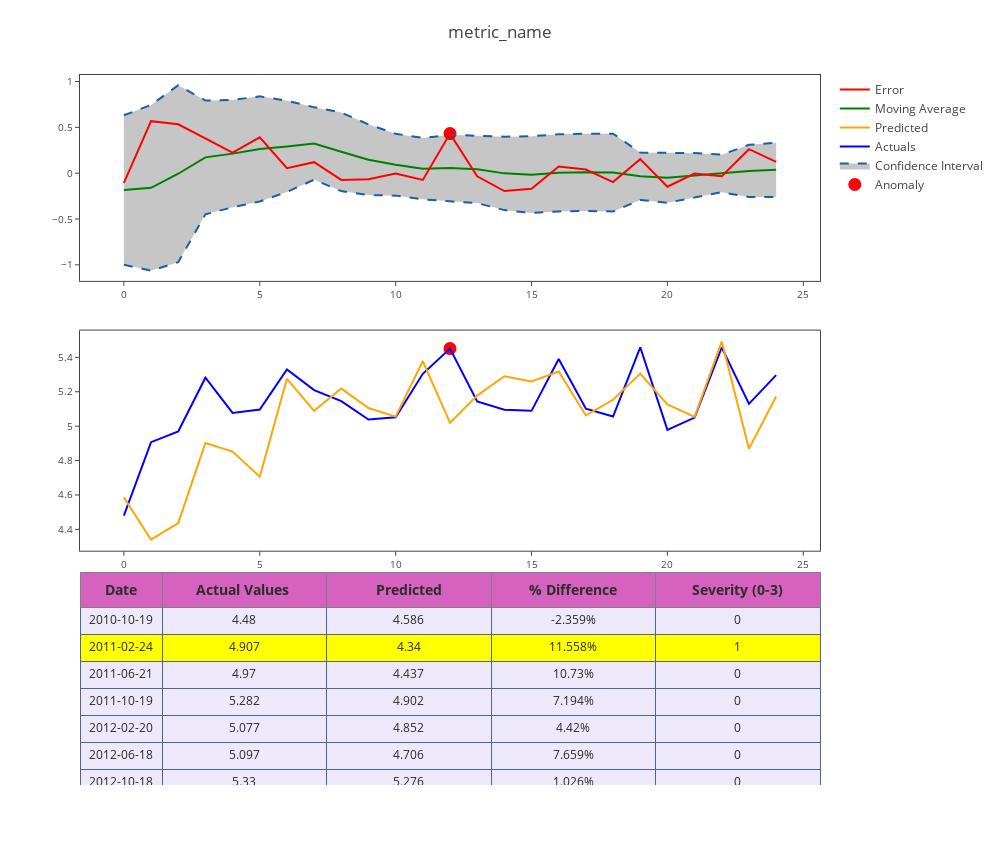

The code cell stored with this chart in its notebook:
### Code cell
def plot_anomaly(df,metric_name):
    
    dates = df.index
 
    bool_array = (abs(df['anomaly_points']) > 0)
#And a subplot of the Actual Values.
    actuals = df["consumption_per_month"][-len(bool_array):]
    anomaly_points = bool_array * actuals
    anomaly_points[anomaly_points == 0] = np.nan
#Order_results['meanval']=meanval
    #Order_results['deviation']=deviation
    color_map= {0: "'rgba(228, 222, 249, 0.65)'", 1: "yellow", 2: "orange", 3: "red"}
    table = go.Table(
    domain=dict(x=[0, 1],
                y=[0, 0.3]),
    columnwidth=[1, 2 ],
    #columnorder=[0, 1, 2,],
    header = dict(height = 20,
                  values = [['<b>Date</b>'],['<b>Actual Values </b>'],
                            ['<b>Predicted</b>'], ['<b>% Difference</b>'],['<b>Severity (0-3)</b>']],
                 font = dict(color=['rgb(45, 45, 45)'] * 5, size=14),
                  fill = dict(color='#d562be')),
    cells = dict(values = [df.round(3)[k].tolist() for k in ['invoice_date', 'consumption_per_month', 'pred',
                                                               'percentage_change','color']],
                 line = dict(color='#506784'),
                 align = ['center'] * 5,
                 font = dict(color=['rgb(40, 40, 40)'] * 5, size=12),
                
                 suffix=[None] + [''] + [''] + ['%'] + [''],
                 height = 27,
                 fill=dict(color=  #
                      [df['color'].map(color_map)],
                      )
    ))
  #df['ano'] = np.where(df['color']==3, df['error'], np.nan)
    anomalies = go.Scatter(name="Anomaly",
                       x=dates,
                       xaxis='x1',
                       yaxis='y1',
                       y=df['anomaly_points'],
                       mode='markers',
                       marker = dict(color ='red',
                      size = 11,line = dict(
                                         color = "red",
                                         width = 2)))
    upper_bound = go.Scatter(hoverinfo="skip",
                         x=dates,
                         showlegend =False,
                         xaxis='x1',
                         yaxis='y1',
                         y=df['3s'],
                         marker=dict(color="#444"),
                         line=dict(
                             color=('rgb(23, 96, 167)'),
                             width=2,
                             dash='dash'),
                         fillcolor='rgba(68, 68, 68, 0.3)',
                         fill='tonexty')
    lower_bound = go.Scatter(name='Confidence Interval',
                          x=dates,
                         xaxis='x1',
                         yaxis='y1',
                          y=df['-3s'],
                          marker=dict(color="#444"),
                          line=dict(
                              color=('rgb(23, 96, 167)'),
                              width=2,
                              dash='dash'),
                          fillcolor='rgba(68, 68, 68, 0.3)',
                          fill='tonexty')
    Actuals = go.Scatter(name= 'Actuals',
                     x= dates,
                     y= df['consumption_per_month'],
                    xaxis='x2', yaxis='y2',
                     mode='line',
                     marker=dict(size=12,
                                 line=dict(width=1),
                                 color="blue"))
    Predicted = go.Scatter(name= 'Predicted',
                     x= dates,
                     y= df['pred'],
                    xaxis='x2', yaxis='y2',
                     mode='line',
                     marker=dict(size=12,
                                 line=dict(width=1),
                                 color="orange"))
# create plot for error...
    Error = go.Scatter(name="Error",
                   x=dates, y=df['error'],
                   xaxis='x1',
                   yaxis='y1',
                   mode='line',
                   marker=dict(size=12,
                               line=dict(width=1),
                               color="red"),
                   text="Error")
    anomalies_map = go.Scatter(name = "anomaly actual",
                                   showlegend=False,
                                   x=dates,
                                   y=anomaly_points,
                                   mode='markers',
                                   xaxis='x2',
                                   yaxis='y2',
                                    marker = dict(color ="red",
                                  size = 11,
                                 line = dict(
                                     color = "red",
                                     width = 2)))
    Mvingavrg = go.Scatter(name="Moving Average",
                           x=dates,
                           y=df['meanval'],
                           mode='line',
                           xaxis='x1',
                           yaxis='y1',
                           marker=dict(size=12,
                                       line=dict(width=1),
                                       color="green"),
                           text="Moving average")
    axis=dict(
    showline=True,
    zeroline=False,
    showgrid=True,
    mirror=True,
    ticklen=4,
    gridcolor='#ffffff',
    tickfont=dict(size=10))
    layout = dict(
    width=1000,
    height=865,
    autosize=False,
    title= metric_name,
    margin = dict(t=75),
    showlegend=True,
    xaxis1=dict(axis, **dict(domain=[0, 1], anchor='y1', showticklabels=True)),
    xaxis2=dict(axis, **dict(domain=[0, 1], anchor='y2', showticklabels=True)),
    yaxis1=dict(axis, **dict(domain=[2 * 0.21 + 0.20 + 0.09, 1], anchor='x1', hoverformat='.2f')),
    yaxis2=dict(axis, **dict(domain=[0.21 + 0.12, 2 * 0.31 + 0.02], anchor='x2', hoverformat='.2f')))
    fig = go.Figure(data = [table,anomalies,anomalies_map,
                        upper_bound,lower_bound,Actuals,Predicted,
                        Mvingavrg,Error], layout = layout)
    iplot(fig)
    pyplot.show()
    plt.show()

classify_df=detect_classify_anomalies(consumption_train[consumption_train['counter_number']=='346571'].reset_index(),7)

classify_df.reset_index(inplace=True)

plot_anomaly(classify_df.iloc[7:].reset_index(drop=True),"metric_name")

### Figure 1 — Plotly figure (JSON) as saved in the notebook; plotly's stock layout.template omitted (floating-point values rounded to 4 significant figures)
{"data": [{"cells": {"align": ["center", "center", "center", "center", "center"], "fill": {"color": [["'rgba(228, 222, 249, 0.65)'", "yellow", "'rgba(228, 222, 249, 0.65)'", "'rgba(228, 222, 249, 0.65)'", "'rgba(228, 222, 249, 0.65)'", "'rgba(228, 222, 249, 0.65)'", "'rgba(228, 222, 249, 0.65)'", "'rgba(228, 222, 249, 0.65)'", "'rgba(228, 222, 249, 0.65)'", "'rgba(228, 222, 249, 0.65)'", "'rgba(228, 222, 249, 0.65)'", "'rgba(228, 222, 249, 0.65)'", "red", "'rgba(228, 222, 249, 0.65)'", "'rgba(228, 222, 249, 0.65)'", "'rgba(228, 222, 249, 0.65)'", "'rgba(228, 222, 249, 0.65)'", "'rgba(228, 222, 249, 0.65)'", "'rgba(228, 222, 249, 0.65)'", "'rgba(228, 222, 249, 0.65)'", "'rgba(228, 222, 249, 0.65)'", "'rgba(228, 222, 249, 0.65)'", "'rgba(228, 222, 249, 0.65)'", "yellow", "'rgba(228, 222, 249, 0.65)'"]]}, "font": {"color": ["rgb(40, 40, 40)", "rgb(40, 40, 40)", "rgb(40, 40, 40)", "rgb(40, 40, 40)", "rgb(40, 40, 40)"], "size": 12}, "height": 27, "line": {"color": "#506784"}, "suffix": [null, "", "", "%", ""], "values": [["2010-10-19", "2011-02-24", "2011-06-21", "2011-10-19", "2012-02-20", "2012-06-18", "2012-10-18", "2013-02-22", "2013-10-22", "2014-02-20", "2014-06-18", "2014-10-22", "2015-10-19", "2015-12-06", "2016-02-17", "2016-09-06", "2016-10-17", "2017-02-14", "2017-09-06", "2017-10-16", "2018-02-13", "2018-06-06", "2018-10-16", "2019-02-13", "2019-06-17"], [4.48, 4.907, 4.97, 5.282, 5.077, 5.097, 5.33, 5.209, 5.145, 5.039, 5.051, 5.305, 5.451, 5.144, 5.095, 5.089, 5.39, 5.101, 5.056, 5.459, 4.978, 5.05, 5.457, 5.13, 5.297], [4.586, 4.34, 4.437, 4.902, 4.852, 4.706, 5.276, 5.089, 5.219, 5.106, 5.055, 5.379, 5.019, 5.178, 5.29, 5.26, 5.318, 5.062, 5.154, 5.306, 5.127, 5.054, 5.492, 4.868, 5.173], [-2.359, 11.56, 10.73, 7.194, 4.42, 7.659, 1.026, 2.305, -1.424, -1.331, -0.077, -1.396, 7.919, -0.659, -3.829, -3.354, 1.335, 0.77, -1.926, 2.799, -2.976, -0.076, -0.628, 5.104, 2.343], [0, 1, 0, 0, 0, 0, 0, 0, 0, 0, 0, 0, 3, 0, 0, 0, 0, 0, 0, 0, 0, 0, 0, 1, 0]]}, "columnwidth": [1, 2], "domain": {"x": [0, 1], "y": [0, 0.3]}, "header": {"fill": {"color": "#d562be"}, "font": {"color": ["rgb(45, 45, 45)", "rgb(45, 45, 45)", "rgb(45, 45, 45)", "rgb(45, 45, 45)", "rgb(45, 45, 45)"], "size": 14}, "height": 20, "values": [["<b>Date</b>"], ["<b>Actual Values </b>"], ["<b>Predicted</b>"], ["<b>% Difference</b>"], ["<b>Severity (0-3)</b>"]]}, "type": "table"}, {"marker": {"color": "red", "line": {"color": "red", "width": 2}, "size": 11}, "mode": "markers", "name": "Anomaly", "type": "scatter", "x": [0, 1, 2, 3, 4, 5, 6, 7, 8, 9, 10, 11, 12, 13, 14, 15, 16, 17, 18, 19, 20, 21, 22, 23, 24], "xaxis": "x1", "y": [null, null, null, null, null, null, null, null, null, null, null, null, 0.4317, null, null, null, null, null, null, null, null, null, null, null, null], "yaxis": "y1"}, {"marker": {"color": "red", "line": {"color": "red", "width": 2}, "size": 11}, "mode": "markers", "name": "anomaly actual", "showlegend": false, "type": "scatter", "x": [0, 1, 2, 3, 4, 5, 6, 7, 8, 9, 10, 11, 12, 13, 14, 15, 16, 17, 18, 19, 20, 21, 22, 23, 24], "xaxis": "x2", "y": [null, null, null, null, null, null, null, null, null, null, null, null, 5.451, null, null, null, null, null, null, null, null, null, null, null, null], "yaxis": "y2"}, {"fill": "tonexty", "fillcolor": "rgba(68, 68, 68, 0.3)", "hoverinfo": "skip", "line": {"color": "rgb(23, 96, 167)", "dash": "dash", "width": 2}, "marker": {"color": "#444"}, "showlegend": false, "type": "scatter", "x": [0, 1, 2, 3, 4, 5, 6, 7, 8, 9, 10, 11, 12, 13, 14, 15, 16, 17, 18, 19, 20, 21, 22, 23, 24], "xaxis": "x1", "y": [0.6317, 0.7443, 0.9587, 0.7928, 0.7984, 0.838, 0.7889, 0.7196, 0.6609, 0.5327, 0.4294, 0.3842, 0.4184, 0.412, 0.3985, 0.4025, 0.4243, 0.4312, 0.4313, 0.2251, 0.223, 0.2188, 0.2015, 0.3094, 0.3316], "yaxis": "y1"}, {"fill": "tonexty", "fillcolor": "rgba(68, 68, 68, 0.3)", "line": {"color": "rgb(23, 96, 167)", "dash": "dash", "width": 2}, "marker": {"color": "#444"}, "name": "Confidence Interval", "type": "scatter", "x": [0, 1, 2, 3, 4, 5, 6, 7, 8, 9, 10, 11, 12, 13, 14, 15, 16, 17, 18, 19, 20, 21, 22, 23, 24], "xaxis": "x1", "y": [-1.0, -1.063, -0.9712, -0.4482, -0.3721, -0.3089, -0.2049, -0.0711, -0.1953, -0.2386, -0.245, -0.2851, -0.3075, -0.3264, -0.403, -0.4348, -0.4168, -0.4114, -0.4182, -0.2917, -0.3222, -0.2634, -0.2071, -0.2608, -0.2587], "yaxis": "y1"}, {"marker": {"color": "blue", "line": {"width": 1}, "size": 12}, "mode": "line", "name": "Actuals", "type": "scatter", "x": [0, 1, 2, 3, 4, 5, 6, 7, 8, 9, 10, 11, 12, 13, 14, 15, 16, 17, 18, 19, 20, 21, 22, 23, 24], "xaxis": "x2", "y": [4.48, 4.907, 4.97, 5.282, 5.077, 5.097, 5.33, 5.209, 5.145, 5.039, 5.051, 5.305, 5.451, 5.144, 5.095, 5.089, 5.39, 5.101, 5.056, 5.459, 4.978, 5.05, 5.457, 5.13, 5.297], "yaxis": "y2"}, {"marker": {"color": "orange", "line": {"width": 1}, "size": 12}, "mode": "line", "name": "Predicted", "type": "scatter", "x": [0, 1, 2, 3, 4, 5, 6, 7, 8, 9, 10, 11, 12, 13, 14, 15, 16, 17, 18, 19, 20, 21, 22, 23, 24], "xaxis": "x2", "y": [4.586, 4.34, 4.437, 4.902, 4.852, 4.706, 5.276, 5.089, 5.219, 5.106, 5.055, 5.379, 5.019, 5.178, 5.29, 5.26, 5.318, 5.062, 5.154, 5.306, 5.127, 5.054, 5.492, 4.868, 5.173], "yaxis": "y2"}, {"marker": {"color": "green", "line": {"width": 1}, "size": 12}, "mode": "line", "name": "Moving Average", "text": "Moving average", "type": "scatter", "x": [0, 1, 2, 3, 4, 5, 6, 7, 8, 9, 10, 11, 12, 13, 14, 15, 16, 17, 18, 19, 20, 21, 22, 23, 24], "xaxis": "x1", "y": [-0.1842, -0.1594, -0.006248, 0.1723, 0.2131, 0.2646, 0.292, 0.3243, 0.2328, 0.147, 0.09218, 0.04955, 0.05546, 0.0428, -0.002226, -0.01615, 0.003719, 0.009889, 0.006552, -0.03329, -0.04962, -0.02229, -0.002802, 0.02432, 0.03644], "yaxis": "y1"}, {"marker": {"color": "red", "line": {"width": 1}, "size": 12}, "mode": "line", "name": "Error", "text": "Error", "type": "scatter", "x": [0, 1, 2, 3, 4, 5, 6, 7, 8, 9, 10, 11, 12, 13, 14, 15, 16, 17, 18, 19, 20, 21, 22, 23, 24], "xaxis": "x1", "y": [-0.1057, 0.5672, 0.5332, 0.38, 0.2244, 0.3904, 0.05471, 0.1201, -0.07325, -0.06709, -0.003908, -0.07403, 0.4317, -0.03388, -0.1951, -0.1707, 0.07198, 0.03929, -0.09739, 0.1528, -0.1482, -0.003816, -0.03426, 0.2618, 0.1241], "yaxis": "y1"}], "layout": {"autosize": false, "height": 865, "margin": {"t": 75}, "showlegend": true, "title": "metric_name", "width": 1000, "xaxis1": {"anchor": "y1", "domain": [0, 1], "gridcolor": "#ffffff", "mirror": true, "showgrid": true, "showline": true, "showticklabels": true, "tickfont": {"size": 10}, "ticklen": 4, "zeroline": false}, "xaxis2": {"anchor": "y2", "domain": [0, 1], "gridcolor": "#ffffff", "mirror": true, "showgrid": true, "showline": true, "showticklabels": true, "tickfont": {"size": 10}, "ticklen": 4, "zeroline": false}, "yaxis1": {"anchor": "x1", "domain": [0.71, 1], "gridcolor": "#ffffff", "hoverformat": ".2f", "mirror": true, "showgrid": true, "showline": true, "tickfont": {"size": 10}, "ticklen": 4, "zeroline": false}, "yaxis2": {"anchor": "x2", "domain": [0.33, 0.64], "gridcolor": "#ffffff", "hoverformat": ".2f", "mirror": true, "showgrid": true, "showline": true, "tickfont": {"size": 10}, "ticklen": 4, "zeroline": false}}}
